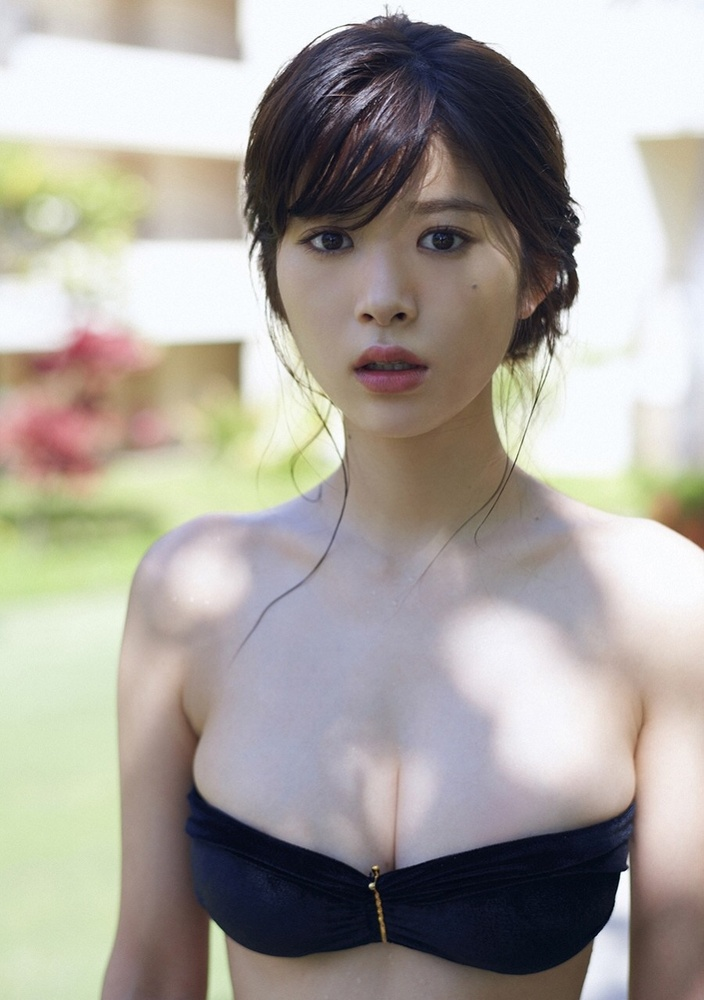
//> input picture face.jpg, 704 x 1000 px, shrunk from 900 x 1279 before the run
$ ./faceRec   (built with g++ and OpenCV 4)
//> lines starting //> are read from the running program, lines starting //| are printed output that depends on the picture; after the words box and inside, x2 and y2 are one past the last pixel; in counts of white or black regions, pixels touching at a corner belong together
#include <opencv2/opencv.hpp>
#include <opencv2/objdetect.hpp>
#include <opencv2/core/core_c.h>
#include <opencv2/imgproc/imgproc_c.h>
#include <opencv2/highgui/highgui_c.h>
#include <iostream>

using namespace cv;
using namespace std;

String face_cascade = "D://opencv//sources//data//haarcascades//haarcascade_frontalface_alt.xml"; //얼굴부분 인식 알고리즘
String eye_cascade = "D://opencv//sources//data//haarcascades//haarcascade_eye.xml"; //눈 부분 인식 알고리즘
String img_name = "face.jpg"; //사용할 파일명

//인식알고리즘 변수지정
CascadeClassifier face;
CascadeClassifier eye;

int main()
{
	// 메트릭스에 파일의 내용을 담는다
	Mat img = imread(img_name);
//> img is the input picture: 1000 rows x 704 cols, CV_8UC3; mean B, G, R 158.1, 164.6, 169.6
	// 제대로 파일을 읽었으며, 인식부위를 찾았는가 확인하는 루틴
	if (img.data == NULL)
	{
		cout << img_name << "이미지 내용이 없습니다" << endl;
		return -1;
	}
	if (!face.load(face_cascade) || !eye.load(eye_cascade))
	{
		cout << "인식할 구역이 없습니다" << endl;
		return -1;
	}

	#pragma region faceRead
	Mat gray; //인식부위를 저장할 메트릭스를 생성
	cvtColor(img,gray,CV_RGB2GRAY); //이진화를 작동시켜 인식가능하게 처리
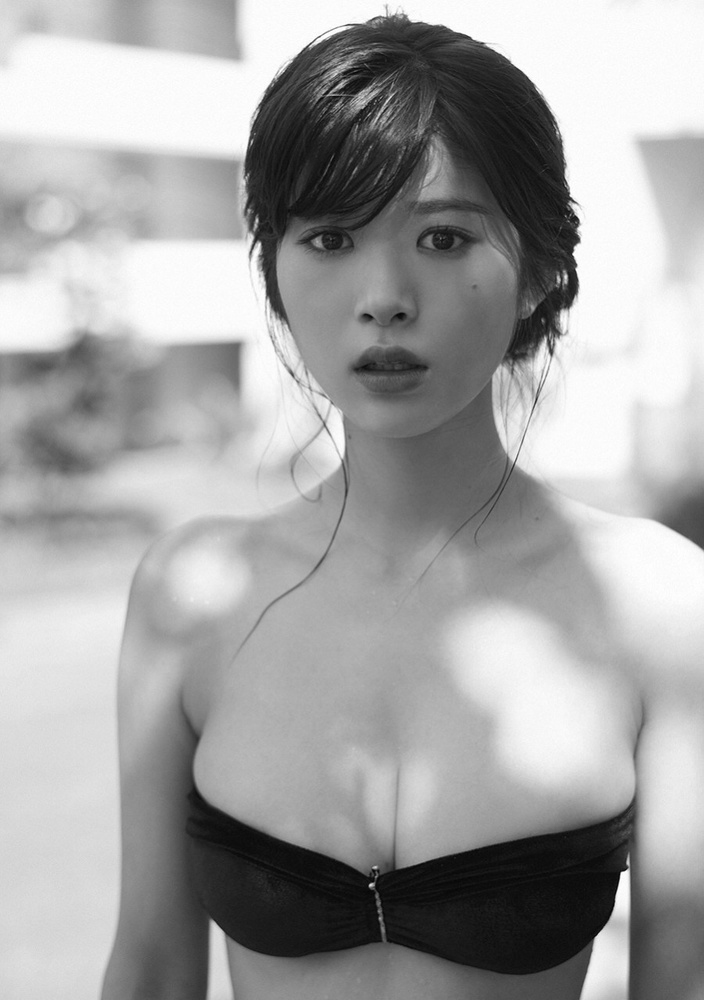
//> gray: 1000 rows x 704 cols, CV_8UC1; min 2, max 255, mean 163.2

	vector<Rect> face_pos; //얼굴부위 지정
	face.detectMultiScale(gray,face_pos,1.1,3,0 | CASCADE_SCALE_IMAGE, Size(10,10)); //지정된 얼굴부위 검출
//> face_pos = 1 Rect (x, y, width, height): [237, 133, 293, 293]
	//얼굴영역 표시
	for (int i =0; i<(int)face_pos.size();i++)
	{
		//얼굴영역 표시부
		rectangle(img, face_pos[i],Scalar(0,255,0),2);
	}
//> this loop made 1 pass
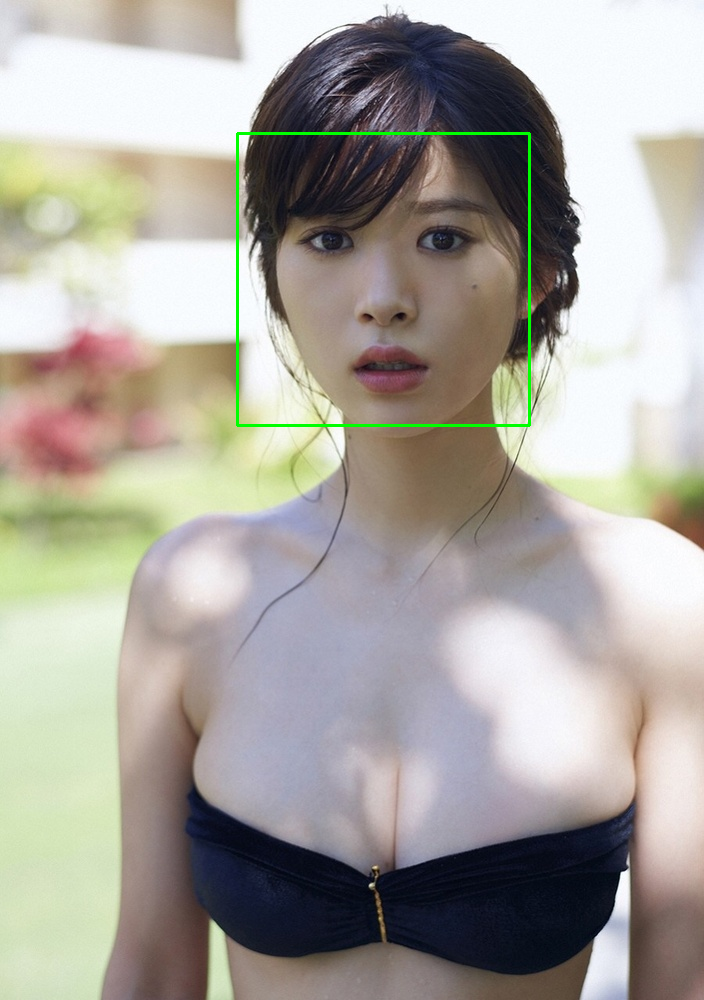
//> img: 1000 rows x 704 cols, CV_8UC3; 0.5% of pixels changed, all inside (x1, y1, x2, y2) = (236, 132, 531, 427)
	#pragma endregion

	#pragma region EyeRead
	for (int i=0;i<(int)face_pos.size();i++)
	{
		vector<Rect> eye_pos; //눈위치 지정

		Mat roi = gray(face_pos[i]); //눈위치 검색부위 설정
		eye.detectMultiScale(roi, eye_pos, 1.1, 3, 0 | CASCADE_SCALE_IMAGE, Size(10,10)); //지정된 눈부위 검출
		//눈영역 표시
		for (int j=0; j<(int)eye_pos.size();j++)
		{
			//눈영역의 중앙점
			Point center(face_pos[i].x + eye_pos[j].x + (eye_pos[j].width / 2),
				face_pos[i].y+ eye_pos[j].y + (eye_pos[j].height / 2));
			//눈영역의 표시부
			int radius = cvRound((eye_pos[j].width + eye_pos[j].height)*0.2);
			circle(img,center,radius,Scalar(0,0,255),2);
		}
	}
//> this loop made 1 pass
//> pass 1, `Mat roi = gray(face_pos[i]);`:
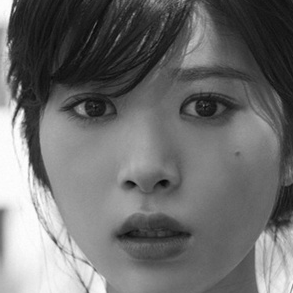
//> roi: 293 rows x 293 cols, CV_8UC1; min 6, max 255, mean 109.4
//> after the loop:
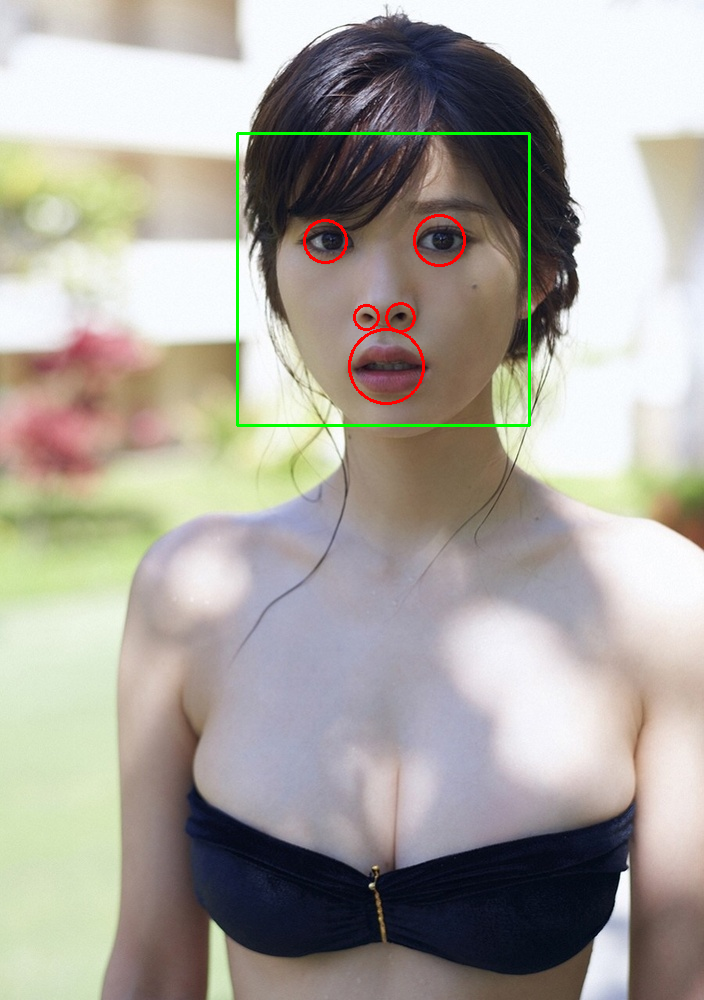
//> img: 1000 rows x 704 cols, CV_8UC3; 0.29% of pixels changed, all inside (x1, y1, x2, y2) = (303, 214, 466, 405)
	#pragma	endregion

	namedWindow("검출");
	imshow("검출", img);

	waitKey();
	return 0;
}
